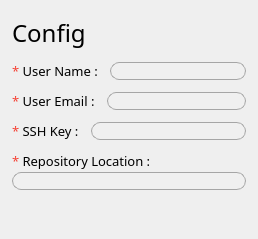
                  <widget class="QWidget" name="tab_9">
                   <attribute name="title">
                    <string>Git</string>
                   </attribute>
                   <layout class="QVBoxLayout" name="verticalLayout_29">
                    <property name="spacing">
                     <number>0</number>
                    </property>
                    <property name="leftMargin">
                     <number>0</number>
                    </property>
                    <property name="topMargin">
                     <number>0</number>
                    </property>
                    <property name="rightMargin">
                     <number>0</number>
                    </property>
                    <property name="bottomMargin">
                     <number>0</number>
                    </property>
                    <item>
                     <widget class="QStackedWidget" name="stackedWidget">
                      <property name="currentIndex">
                       <number>0</number>
                      </property>
                      <widget class="QWidget" name="page">
                       <layout class="QVBoxLayout" name="verticalLayout_31">
                        <property name="spacing">
                         <number>12</number>
                        </property>
                        <property name="leftMargin">
                         <number>12</number>
                        </property>
                        <property name="topMargin">
                         <number>16</number>
                        </property>
                        <property name="rightMargin">
                         <number>12</number>
                        </property>
                        <item>
                         <widget class="QLabel" name="label_22">
                          <property name="font">
                           <font>
                            <family>方正黑体简体</family>
                            <pointsize>18</pointsize>
                           </font>
                          </property>
                          <property name="text">
                           <string>Config</string>
                          </property>
                         </widget>
                        </item>
                        <item>
                         <layout class="QHBoxLayout" name="horizontalLayout_26">
                          <item>
                           <widget class="QLabel" name="label_23">
                            <property name="font">
                             <font>
                              <family>方正黑体简体</family>
                              <pointsize>10</pointsize>
                             </font>
                            </property>
                            <property name="text">
                             <string>&lt;html&gt;&lt;head/&gt;&lt;body&gt;&lt;p&gt;&lt;span style=&quot; color:#f44336;&quot;&gt;* &lt;/span&gt;User Name :&lt;/p&gt;&lt;/body&gt;&lt;/html&gt;</string>
                            </property>
                           </widget>
                          </item>
                          <item>
                           <widget class="QLineEdit" name="lineEdit_4">
                            <property name="minimumSize">
                             <size>
                              <width>0</width>
                              <height>18</height>
                             </size>
                            </property>
                            <property name="maximumSize">
                             <size>
                              <width>16777215</width>
                              <height>18</height>
                             </size>
                            </property>
                            <property name="styleSheet">
                             <string notr="true">QLineEdit{
    border-radius: 9px;
    border: 1px solid rgb(166, 166, 166);
	background-color: rgb(240, 240, 240);
    padding-left: 14px;
    padding-right: 14px;
}</string>
                            </property>
                           </widget>
                          </item>
                         </layout>
                        </item>
                        <item>
                         <layout class="QHBoxLayout" name="horizontalLayout_27">
                          <item>
                           <widget class="QLabel" name="label_24">
                            <property name="font">
                             <font>
                              <family>方正黑体简体</family>
                              <pointsize>10</pointsize>
                             </font>
                            </property>
                            <property name="text">
                             <string>&lt;html&gt;&lt;head/&gt;&lt;body&gt;&lt;p&gt;&lt;span style=&quot; color:#f44336;&quot;&gt;* &lt;/span&gt;User Email :&lt;/p&gt;&lt;/body&gt;&lt;/html&gt;</string>
                            </property>
                           </widget>
                          </item>
                          <item>
                           <widget class="QLineEdit" name="lineEdit_5">
                            <property name="minimumSize">
                             <size>
                              <width>0</width>
                              <height>18</height>
                             </size>
                            </property>
                            <property name="maximumSize">
                             <size>
                              <width>16777215</width>
                              <height>18</height>
                             </size>
                            </property>
                            <property name="styleSheet">
                             <string notr="true">QLineEdit{
    border-radius: 9px;
    border: 1px solid rgb(166, 166, 166);
	background-color: rgb(240, 240, 240);
    padding-left: 14px;
    padding-right: 14px;
}</string>
                            </property>
                           </widget>
                          </item>
                         </layout>
                        </item>
                        <item>
                         <layout class="QHBoxLayout" name="horizontalLayout_28">
                          <item>
                           <widget class="QLabel" name="label_25">
                            <property name="font">
                             <font>
                              <family>方正黑体简体</family>
                              <pointsize>10</pointsize>
                             </font>
                            </property>
                            <property name="text">
                             <string>&lt;html&gt;&lt;head/&gt;&lt;body&gt;&lt;p&gt;&lt;span style=&quot; color:#f44336;&quot;&gt;* &lt;/span&gt;SSH Key :&lt;/p&gt;&lt;/body&gt;&lt;/html&gt;</string>
                            </property>
                           </widget>
                          </item>
                          <item>
                           <widget class="QLineEdit" name="lineEdit_6">
                            <property name="minimumSize">
                             <size>
                              <width>0</width>
                              <height>18</height>
                             </size>
                            </property>
                            <property name="maximumSize">
                             <size>
                              <width>16777215</width>
                              <height>18</height>
                             </size>
                            </property>
                            <property name="styleSheet">
                             <string notr="true">QLineEdit{
    border-radius: 9px;
    border: 1px solid rgb(166, 166, 166);
	background-color: rgb(240, 240, 240);
    padding-left: 14px;
    padding-right: 14px;
}</string>
                            </property>
                           </widget>
                          </item>
                         </layout>
                        </item>
                        <item>
                         <layout class="QVBoxLayout" name="verticalLayout_30">
                          <property name="spacing">
                           <number>2</number>
                          </property>
                          <item>
                           <widget class="QLabel" name="label_26">
                            <property name="font">
                             <font>
                              <family>方正黑体简体</family>
                              <pointsize>10</pointsize>
                             </font>
                            </property>
                            <property name="text">
                             <string>&lt;html&gt;&lt;head/&gt;&lt;body&gt;&lt;p&gt;&lt;span style=&quot; color:#f44336;&quot;&gt;* &lt;/span&gt;Repository Location :&lt;/p&gt;&lt;/body&gt;&lt;/html&gt;</string>
                            </property>
                           </widget>
                          </item>
                          <item>
                           <widget class="QLineEdit" name="lineEdit_7">
                            <property name="minimumSize">
                             <size>
                              <width>0</width>
                              <height>18</height>
                             </size>
                            </property>
                            <property name="maximumSize">
                             <size>
                              <width>16777215</width>
                              <height>18</height>
                             </size>
                            </property>
                            <property name="styleSheet">
                             <string notr="true">QLineEdit{
    border-radius: 9px;
    border: 1px solid rgb(166, 166, 166);
	background-color: rgb(240, 240, 240);
    padding-left: 14px;
    padding-right: 14px;
}</string>
                            </property>
                           </widget>
                          </item>
                         </layout>
                        </item>
                        <item>
                         <spacer name="verticalSpacer_13">
                          <property name="orientation">
                           <enum>Qt::Vertical</enum>
                          </property>
                          <property name="sizeHint" stdset="0">
                           <size>
                            <width>20</width>
                            <height>40</height>
                           </size>
                          </property>
                         </spacer>
                        </item>
                       </layout>
                      </widget>
                      <widget class="QWidget" name="page_3"/>
                     </widget>
                    </item>
                   </layout>
                  </widget>
